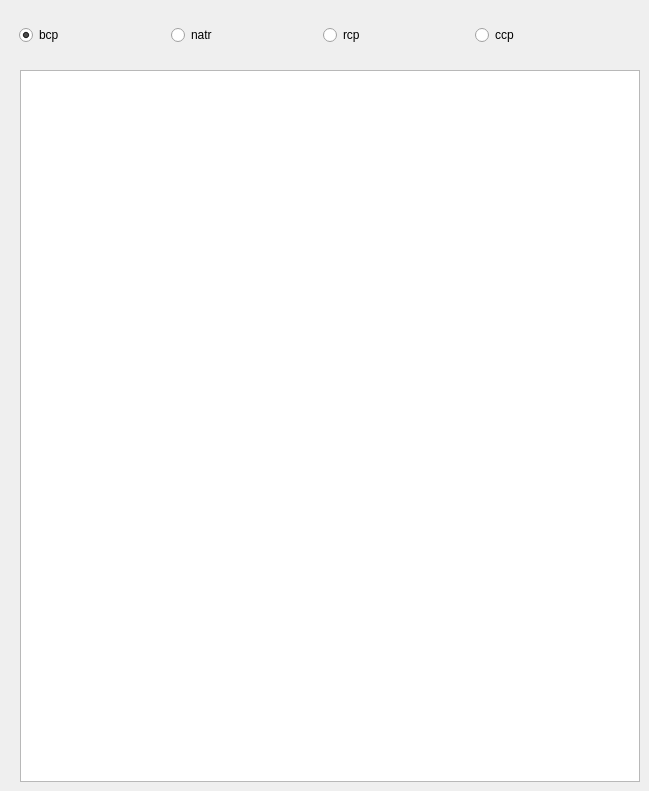
          <widget class="QWidget" name="tab_7">
           <attribute name="title">
            <string>Properties table</string>
           </attribute>
           <widget class="QFrame" name="frame_14">
            <property name="geometry">
             <rect>
              <x>10</x>
              <y>20</y>
              <width>620</width>
              <height>30</height>
             </rect>
            </property>
            <property name="maximumSize">
             <size>
              <width>16777215</width>
              <height>30</height>
             </size>
            </property>
            <property name="frameShape">
             <enum>QFrame::NoFrame</enum>
            </property>
            <property name="frameShadow">
             <enum>QFrame::Raised</enum>
            </property>
            <layout class="QHBoxLayout" name="horizontalLayout_9">
             <property name="topMargin">
              <number>0</number>
             </property>
             <property name="bottomMargin">
              <number>0</number>
             </property>
             <item>
              <widget class="QRadioButton" name="bcp_table">
               <property name="text">
                <string>bcp</string>
               </property>
               <property name="checked">
                <bool>true</bool>
               </property>
              </widget>
             </item>
             <item>
              <widget class="QRadioButton" name="natr_table">
               <property name="text">
                <string>natr</string>
               </property>
              </widget>
             </item>
             <item>
              <widget class="QRadioButton" name="rcp_table">
               <property name="text">
                <string>rcp</string>
               </property>
              </widget>
             </item>
             <item>
              <widget class="QRadioButton" name="ccp_table">
               <property name="text">
                <string>ccp</string>
               </property>
              </widget>
             </item>
            </layout>
           </widget>
           <widget class="QTableWidget" name="cps_table">
            <property name="geometry">
             <rect>
              <x>20</x>
              <y>70</y>
              <width>620</width>
              <height>712</height>
             </rect>
            </property>
            <property name="sizePolicy">
             <sizepolicy hsizetype="Expanding" vsizetype="Preferred">
              <horstretch>0</horstretch>
              <verstretch>0</verstretch>
             </sizepolicy>
            </property>
           </widget>
          </widget>
